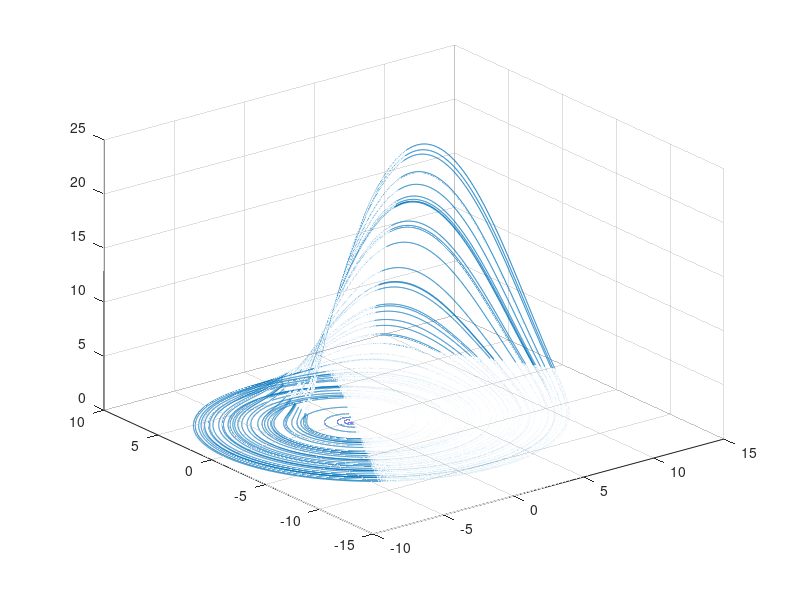

Recreate this plot in MATLAB.
clear all
r0=0;
r1=400;
Delta=0.001;
a=0.2;
b=0.2;
c=5.7;
r=r0:Delta:r1;
i=1;
x(i)=0;
y(i)=0;
z(i)=0;
while (r(i)<r1)
    x(i+1)=x(i)+(Delta)*(-y(i)-z(i));
    y(i+1)=y(i)+(Delta)*(x(i)+a*y(i));
    z(i+1)=z(i)+(Delta)*(b+(z(i))*(x(i)-c));
    i=i+1;
end
plot3(x,y,z)
grid on